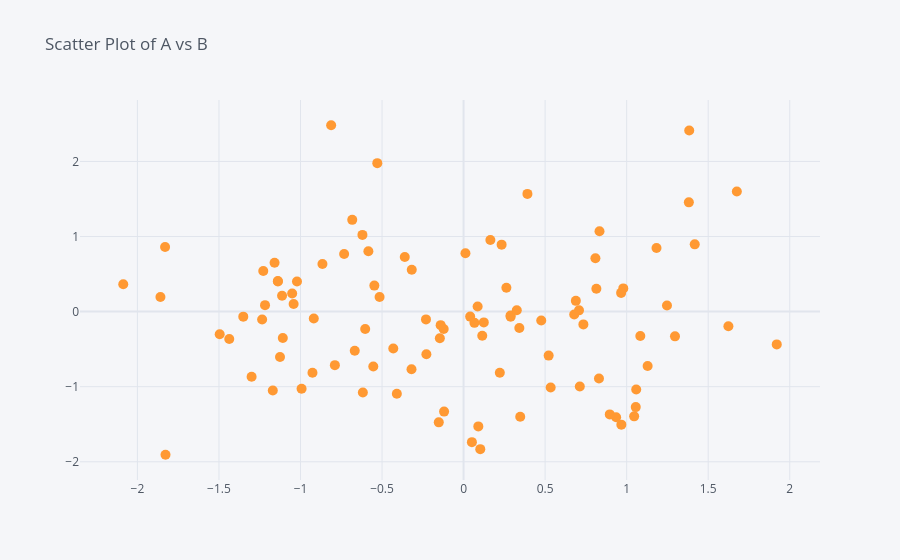

Notebook code for this chart:
### Markdown cell above
### Scatter Plot

### Code cell
df.iplot(kind='scatter', x='A', y='B', mode='markers', size=10, title='Scatter Plot of A vs B')
